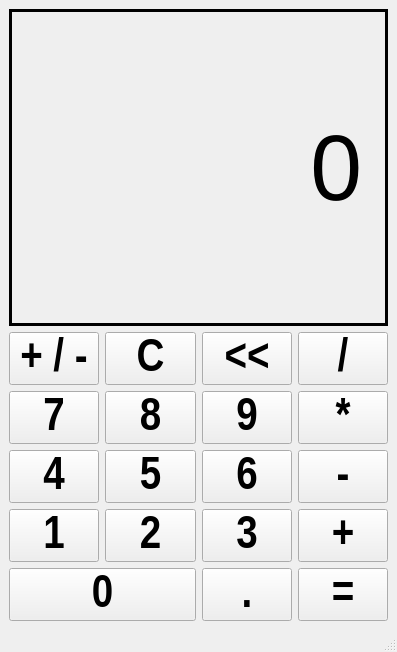
<?xml version="1.0" encoding="UTF-8"?>
<ui version="4.0">
 <class>MainWindow</class>
 <widget class="QMainWindow" name="MainWindow">
  <property name="geometry">
   <rect>
    <x>0</x>
    <y>0</y>
    <width>397</width>
    <height>652</height>
   </rect>
  </property>
  <property name="windowTitle">
   <string>MainWindow</string>
  </property>
  <widget class="QWidget" name="centralwidget">
   <layout class="QGridLayout" name="gridLayout">
    <item row="0" column="0" colspan="4">
     <widget class="QLabel" name="screen">
      <property name="font">
       <font>
        <pointsize>70</pointsize>
       </font>
      </property>
      <property name="cursor">
       <cursorShape>ForbiddenCursor</cursorShape>
      </property>
      <property name="frameShape">
       <enum>QFrame::Box</enum>
      </property>
      <property name="lineWidth">
       <number>3</number>
      </property>
      <property name="text">
       <string>0</string>
      </property>
      <property name="alignment">
       <set>Qt::AlignRight|Qt::AlignTrailing|Qt::AlignVCenter</set>
      </property>
     </widget>
    </item>
    <item row="1" column="1">
     <widget class="QPushButton" name="BTXoaHet">
      <property name="font">
       <font>
        <family>Arial Narrow</family>
        <pointsize>35</pointsize>
        <bold>true</bold>
       </font>
      </property>
      <property name="cursor">
       <cursorShape>PointingHandCursor</cursorShape>
      </property>
      <property name="text">
       <string>C</string>
      </property>
     </widget>
    </item>
    <item row="1" column="2">
     <widget class="QPushButton" name="BTXoaTungSo">
      <property name="font">
       <font>
        <family>Arial Narrow</family>
        <pointsize>35</pointsize>
        <bold>true</bold>
       </font>
      </property>
      <property name="cursor">
       <cursorShape>PointingHandCursor</cursorShape>
      </property>
      <property name="text">
       <string>&lt;&lt;</string>
      </property>
     </widget>
    </item>
    <item row="1" column="3">
     <widget class="QPushButton" name="BTChia">
      <property name="font">
       <font>
        <family>Arial Narrow</family>
        <pointsize>35</pointsize>
        <bold>true</bold>
       </font>
      </property>
      <property name="cursor">
       <cursorShape>PointingHandCursor</cursorShape>
      </property>
      <property name="text">
       <string>/</string>
      </property>
     </widget>
    </item>
    <item row="2" column="0">
     <widget class="QPushButton" name="BT7">
      <property name="font">
       <font>
        <family>Arial Narrow</family>
        <pointsize>35</pointsize>
        <bold>true</bold>
       </font>
      </property>
      <property name="cursor">
       <cursorShape>PointingHandCursor</cursorShape>
      </property>
      <property name="text">
       <string>7</string>
      </property>
     </widget>
    </item>
    <item row="2" column="1">
     <widget class="QPushButton" name="BT8">
      <property name="font">
       <font>
        <family>Arial Narrow</family>
        <pointsize>35</pointsize>
        <bold>true</bold>
       </font>
      </property>
      <property name="cursor">
       <cursorShape>PointingHandCursor</cursorShape>
      </property>
      <property name="text">
       <string>8</string>
      </property>
     </widget>
    </item>
    <item row="2" column="2">
     <widget class="QPushButton" name="BT9">
      <property name="font">
       <font>
        <family>Arial Narrow</family>
        <pointsize>35</pointsize>
        <bold>true</bold>
       </font>
      </property>
      <property name="cursor">
       <cursorShape>PointingHandCursor</cursorShape>
      </property>
      <property name="text">
       <string>9</string>
      </property>
     </widget>
    </item>
    <item row="2" column="3">
     <widget class="QPushButton" name="BTNhan">
      <property name="font">
       <font>
        <family>Arial Narrow</family>
        <pointsize>35</pointsize>
        <bold>true</bold>
       </font>
      </property>
      <property name="cursor">
       <cursorShape>PointingHandCursor</cursorShape>
      </property>
      <property name="text">
       <string>*</string>
      </property>
     </widget>
    </item>
    <item row="3" column="0">
     <widget class="QPushButton" name="BT4">
      <property name="font">
       <font>
        <family>Arial Narrow</family>
        <pointsize>35</pointsize>
        <bold>true</bold>
       </font>
      </property>
      <property name="cursor">
       <cursorShape>PointingHandCursor</cursorShape>
      </property>
      <property name="text">
       <string>4</string>
      </property>
     </widget>
    </item>
    <item row="3" column="1">
     <widget class="QPushButton" name="BT5">
      <property name="font">
       <font>
        <family>Arial Narrow</family>
        <pointsize>35</pointsize>
        <bold>true</bold>
       </font>
      </property>
      <property name="cursor">
       <cursorShape>PointingHandCursor</cursorShape>
      </property>
      <property name="text">
       <string>5</string>
      </property>
     </widget>
    </item>
    <item row="3" column="2">
     <widget class="QPushButton" name="BT6">
      <property name="font">
       <font>
        <family>Arial Narrow</family>
        <pointsize>35</pointsize>
        <bold>true</bold>
       </font>
      </property>
      <property name="cursor">
       <cursorShape>PointingHandCursor</cursorShape>
      </property>
      <property name="text">
       <string>6</string>
      </property>
     </widget>
    </item>
    <item row="3" column="3">
     <widget class="QPushButton" name="BTTru">
      <property name="font">
       <font>
        <family>Arial Narrow</family>
        <pointsize>35</pointsize>
        <bold>true</bold>
       </font>
      </property>
      <property name="cursor">
       <cursorShape>PointingHandCursor</cursorShape>
      </property>
      <property name="text">
       <string>-</string>
      </property>
     </widget>
    </item>
    <item row="4" column="0">
     <widget class="QPushButton" name="BT1">
      <property name="font">
       <font>
        <family>Arial Narrow</family>
        <pointsize>35</pointsize>
        <bold>true</bold>
       </font>
      </property>
      <property name="cursor">
       <cursorShape>PointingHandCursor</cursorShape>
      </property>
      <property name="text">
       <string>1</string>
      </property>
     </widget>
    </item>
    <item row="4" column="1">
     <widget class="QPushButton" name="BT2">
      <property name="font">
       <font>
        <family>Arial Narrow</family>
        <pointsize>35</pointsize>
        <bold>true</bold>
       </font>
      </property>
      <property name="cursor">
       <cursorShape>PointingHandCursor</cursorShape>
      </property>
      <property name="text">
       <string>2</string>
      </property>
     </widget>
    </item>
    <item row="4" column="2">
     <widget class="QPushButton" name="BT3">
      <property name="font">
       <font>
        <family>Arial Narrow</family>
        <pointsize>35</pointsize>
        <bold>true</bold>
       </font>
      </property>
      <property name="cursor">
       <cursorShape>PointingHandCursor</cursorShape>
      </property>
      <property name="text">
       <string>3</string>
      </property>
     </widget>
    </item>
    <item row="4" column="3">
     <widget class="QPushButton" name="BTCong">
      <property name="font">
       <font>
        <family>Arial Narrow</family>
        <pointsize>35</pointsize>
        <bold>true</bold>
       </font>
      </property>
      <property name="cursor">
       <cursorShape>PointingHandCursor</cursorShape>
      </property>
      <property name="text">
       <string>+</string>
      </property>
     </widget>
    </item>
    <item row="5" column="2">
     <widget class="QPushButton" name="BTThapPhan">
      <property name="font">
       <font>
        <family>Arial Narrow</family>
        <pointsize>35</pointsize>
        <bold>true</bold>
       </font>
      </property>
      <property name="cursor">
       <cursorShape>PointingHandCursor</cursorShape>
      </property>
      <property name="text">
       <string>.</string>
      </property>
     </widget>
    </item>
    <item row="5" column="3">
     <widget class="QPushButton" name="BTBang">
      <property name="font">
       <font>
        <family>Arial Narrow</family>
        <pointsize>35</pointsize>
        <bold>true</bold>
       </font>
      </property>
      <property name="cursor">
       <cursorShape>PointingHandCursor</cursorShape>
      </property>
      <property name="text">
       <string>=</string>
      </property>
     </widget>
    </item>
    <item row="1" column="0">
     <widget class="QPushButton" name="BTAm">
      <property name="font">
       <font>
        <family>Arial Narrow</family>
        <pointsize>35</pointsize>
        <bold>true</bold>
       </font>
      </property>
      <property name="cursor">
       <cursorShape>PointingHandCursor</cursorShape>
      </property>
      <property name="text">
       <string>+ / -</string>
      </property>
     </widget>
    </item>
    <item row="5" column="0" colspan="2">
     <widget class="QPushButton" name="BT0">
      <property name="font">
       <font>
        <family>Arial Narrow</family>
        <pointsize>35</pointsize>
        <bold>true</bold>
       </font>
      </property>
      <property name="cursor">
       <cursorShape>PointingHandCursor</cursorShape>
      </property>
      <property name="text">
       <string>0</string>
      </property>
     </widget>
    </item>
   </layout>
  </widget>
  <widget class="QMenuBar" name="menubar">
   <property name="geometry">
    <rect>
     <x>0</x>
     <y>0</y>
     <width>397</width>
     <height>22</height>
    </rect>
   </property>
  </widget>
  <widget class="QStatusBar" name="statusbar"/>
 </widget>
 <resources/>
 <connections/>
</ui>
